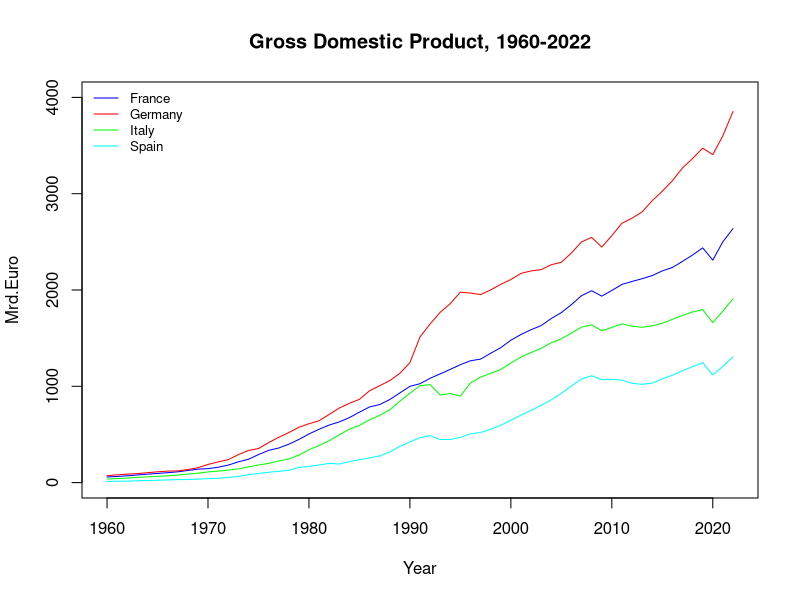
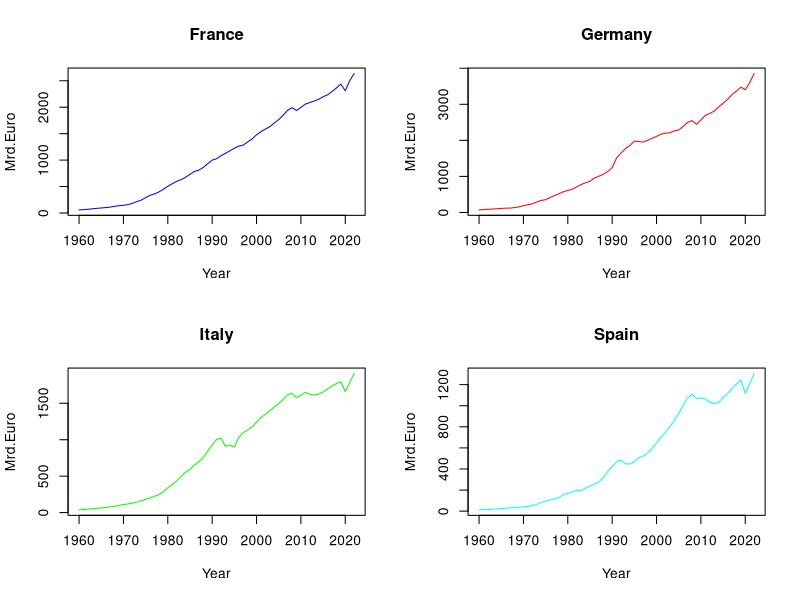

R code for these plots, in order:
library(readxl)
X2_Session_Data_gdp <- read_excel("R class/2. Session Data_gdp.xlsx", 
                                  sheet = "data", skip = 2)
View(X2_Session_Data_gdp)  
countries <- c("France","Germany", "Italy", "Spain")
cols <- c("blue","red","green","cyan")  

plot(NULL,
     xlim= c(1960, 2022),
     ylim=c(0,4000),
     main="Gross Domestic Product, 1960-2022",
     xlab="Year", 
     ylab="Mrd.Euro")
for(c in 1:length(countries)){
  lines(x=X2_Session_Data_gdp$year[X2_Session_Data_gdp$country==countries[c]],
        y=X2_Session_Data_gdp$value[X2_Session_Data_gdp$country==countries[c]],
        type="l",
        col= cols[c])
}
legend("topleft",
       legend=countries,
       col=cols,
       lty=1,
       lwd=1,
       bty="n",
       cex=0.8)



par(mfrow=c(2,2))
for(i in 1: length(countries)){
  plot(NULL, 
       xlim=c(1960,2022),
       ylim=c(min(X2_Session_Data_gdp$value[X2_Session_Data_gdp$country==countries[i]]),
              max(X2_Session_Data_gdp$value[X2_Session_Data_gdp$country== countries[i]])),
       main=countries[i],
       xlab="Year",
       ylab="Mrd.Euro")
  lines(x=X2_Session_Data_gdp$year[X2_Session_Data_gdp$country== countries[i]],
        y=X2_Session_Data_gdp$value[X2_Session_Data_gdp$country==countries[i]],
        type="l",
        col=cols[i])
  
}